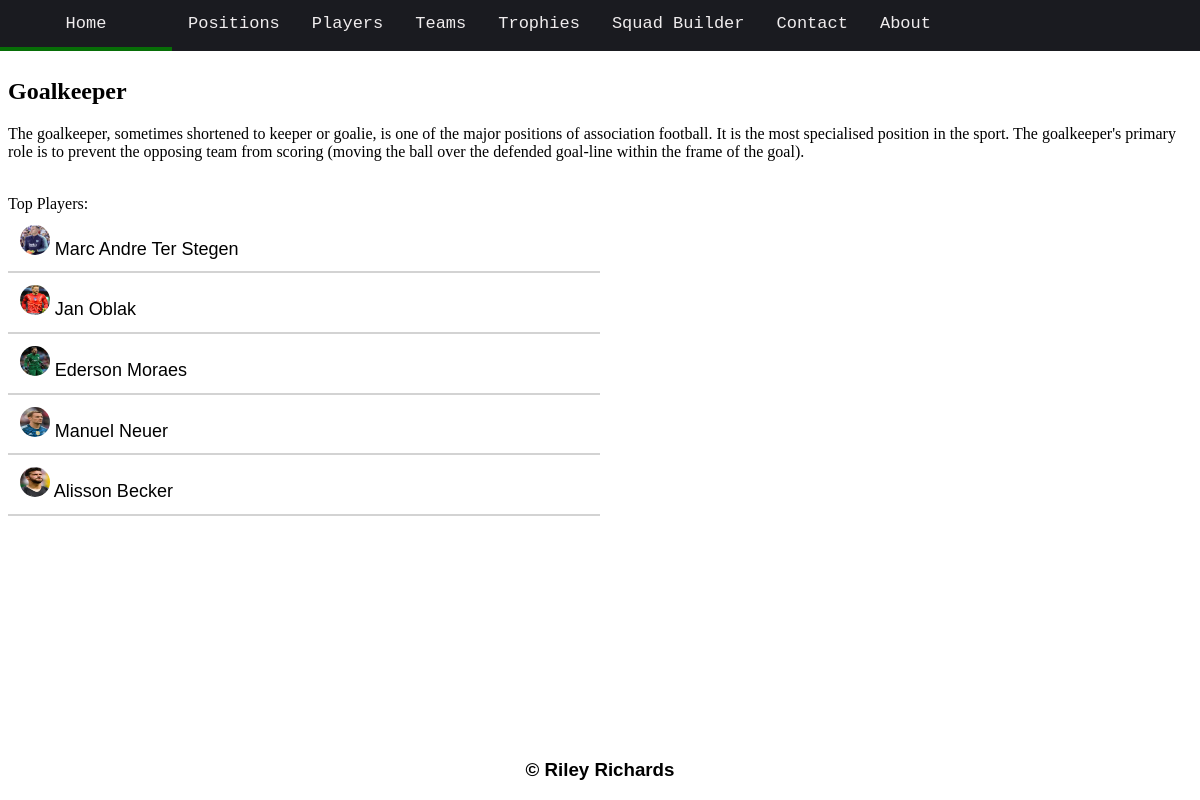
The page /position/1 on the database its author committed.
### tables this page shows
CREATE TABLE Position (id INTEGER PRIMARY KEY AUTOINCREMENT NOT NULL, names STRING, info TEXT, players STRING);

CREATE TABLE Player (id INTEGER PRIMARY KEY AUTOINCREMENT NOT NULL, name STRING, info TEXT, pid INTEGER REFERENCES Position (id), trophies STRING, image STRING, nation STRING);

### main.py (the view)
@app.route("/position/<string:id>")
def postionid(id):
    position_id = do_query('SELECT * FROM Position where id=?;', (id, ),
                           fetchall=False)
    player_position = do_query(
        """SELECT id, name, image FROM
        Player where pid=?;""",
        (id, ),
        fetchall=True)
    if position_id is None:
        abort(404)
    return render_template('positionid.html',
                           position_id=position_id,
                           player_position=player_position,
                           title="position")

### main.py (called while the page is built)
def do_query(query, data=None, fetchall=False):
    conn = sqlite3.connect('football.db')
    cursor = conn.cursor()
    if data is None:
        cursor.execute(query)
    else:
        cursor.execute(query, data)
    results = cursor.fetchall() if fetchall else cursor.fetchone()
    conn.close()
    return results

### templates/positionid.html
{%extends 'layout.html'%}
{% block content %}
<h2> {{position_id[1]}} </h2>
<p>{{position_id[2]}}</p>
<br>
<a>Top Players:</a>
{% for player_position in player_position %}
<div class="teamplayer" onclick='location.href="/player/{{player_position[0]}}";' style = "cursor:pointer;">
    <li>
        <img src="/static/images/players/{{player_position[2]}}" style="height: 30px; width: 30px;">
        <a>{{player_position[1]}}</a>
    </li>
</div>
{% endfor %}
{% endblock %}

### static/css/style.css (style rules this page uses)
body { font-family:"Verdana"; background-color: white; padding-top: 50px; }
:root { --hover-color: rgb(187, 211, 187); }
p { color: black; }
a { list-style-type: none; text-decoration: none; color: black; }
.teamplayer { border-bottom: 2px solid lightgray; padding: 1%; font-family: 'Arial'; list-style-type: none; margin-right: 50%; font-size: large; }
.teamplayer img { border-radius: 50%; }

### rows shown on the page
Position: names "Goalkeeper", info "The goalkeeper, sometimes shortened to keeper or goalie, is one of the major positions of association football. It is the most specialised position in the sport. The goalkeeper's primary role is to prevent the opposing team from scoring (moving the ball over the defended goal-line within the frame of the goal)."
Player: image (picture), name "Marc Andre Ter Stegen"
Player: image (picture), name "Jan Oblak"
Player: image (picture), name "Ederson Moraes"
Player: image (picture), name "Manuel Neuer"
Player: image (picture), name "Alisson Becker"
